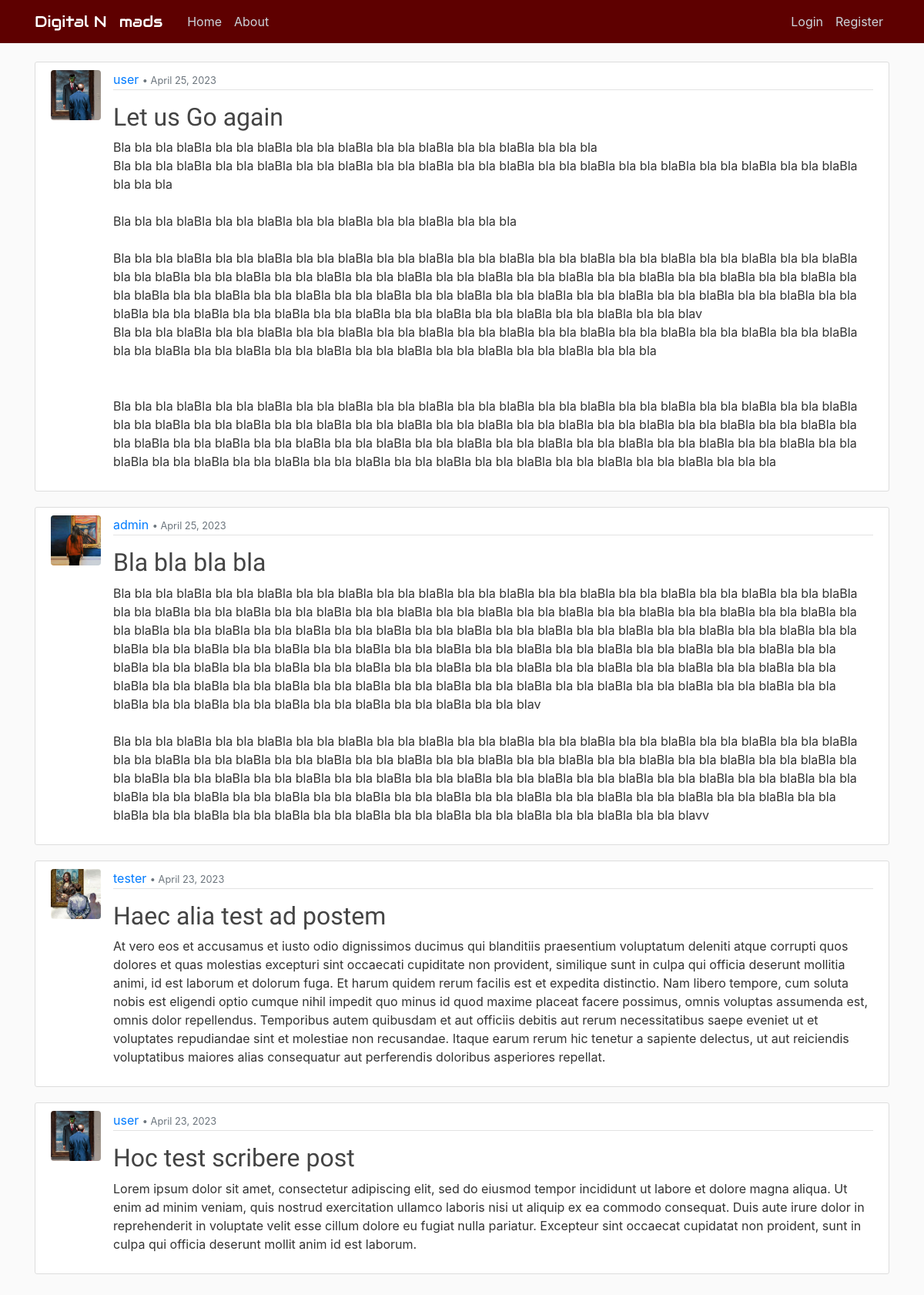
The app's page /, older data.
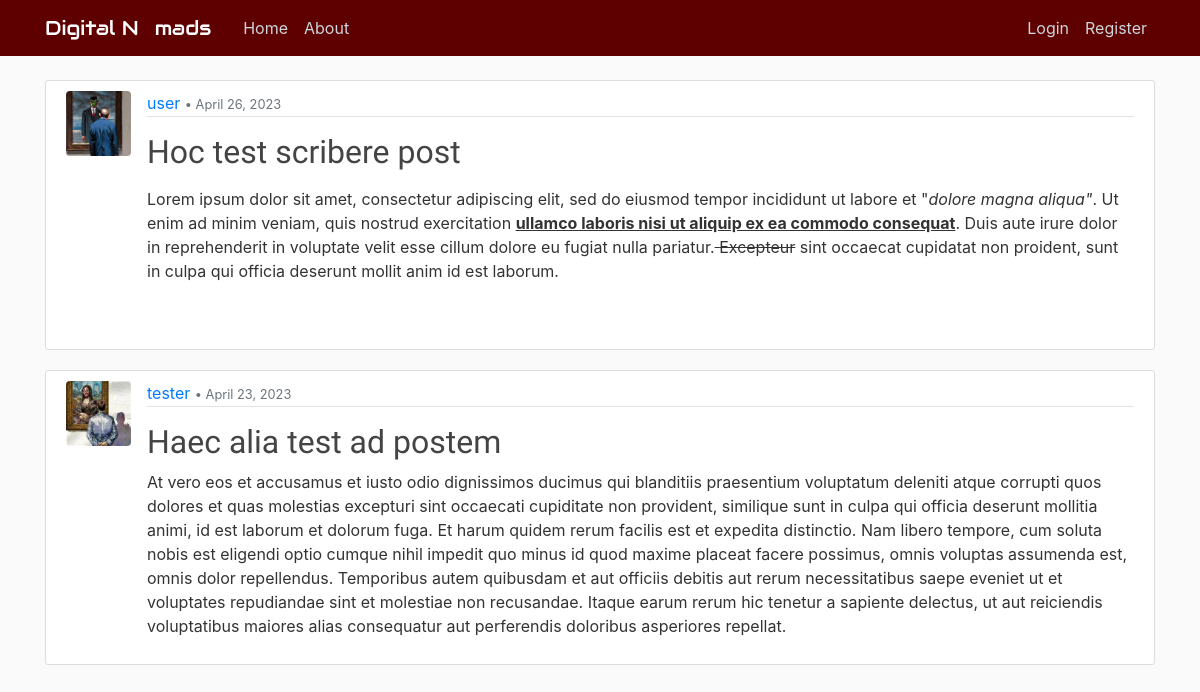
The same page, newer data.
### blog/models.py (models this page shows, shortened)
class Post(models.Model):
    title = models.CharField(max_length=150)                    # Title field for 150 characters
    content = RichTextField(blank=True, null=True)                                # Text field
    date_posted = models.DateTimeField(default=timezone.now)    # Time Stamp for the defaults Time Zone
    author = models.ForeignKey(User, on_delete=models.CASCADE)  # User if User gets delete, so are its Posts
    likes = models.ManyToManyField(User, related_name='posts')

### users/models.py (models this page shows, shortened)
class Profile(models.Model):
    user = models.OneToOneField(User, on_delete=models.CASCADE)
    image = models.ImageField(default='default.png', upload_to='profile_img')

### blog/views.py (the view)
# urls.py: path('', PostListView.as_view(), name='blog-home'),
class PostListView(ListView):
    model = Post
    template_name = 'blog/home.html'
    context_object_name = 'posts'
    ordering = ['-date_posted']
    paginate_by = 6

### blog/templates/blog/home.html (shortened to what this page needs)
{% extends "blog/base.html" %}
{% block content %}
    {% for post in posts %}
        <article class="media panels">
          <img class="rounded img-frame" src="{{ post.author.profile.image.url }}" alt="">
          <div class="media-body">
            <div class="post-panel">
              <a href="{% url 'post-user' post.author.username %}">{{ post.author }}</a>
              <small class="text-muted">• {{ post.date_posted|date:"N d, Y" }}</small>
            </div>
            <h2><a class="title" href="{% url 'post-detail' post.id %}">{{ post.title }}</a></h2>
            <p class="article-content">{{ post.content|safe }}</p>
          </div>
        </article>
    {% endfor %}
    <br>
    <br>
{% endblock %}

### blog/templates/blog/base.html (shortened to what this page needs)
{% load static %}
<!DOCTYPE html>
<html>
<head>
    <link rel="stylesheet" href="https://maxcdn.bootstrapcdn.com/bootstrap/4.0.0/css/bootstrap.min.css">
    <link rel="stylesheet" type="text/css" href="{% static '/css/style.css' %}">
</head>
<body>
    <header class="site-header">
      <nav class="navbar navbar-expand-md navbar-dark bg-steel fixed-top">
        <div class="container">
          <a class="navbar-brand mr-4 logo" href="{% url 'blog-home' %}"> Digital N<box-icon name='cog' animation='spin' color='#ffffff' size="1rem"></box-icon>mads</a>
          <div class="collapse navbar-collapse" id="navbarToggle">
            <div class="navbar-nav mr-auto">
              <a class="nav-item nav-link" href="{% url 'blog-home' %}">Home</a>
              <a class="nav-item nav-link" href="{% url 'blog-about' %}">About</a>
            </div>
            <div class="navbar-nav">
              {% if user.is_authenticated %}
                <a class="nav-item nav-link" href="{% url 'post-create' %}">Post</a>
                <a class="nav-item nav-link" href="{% url 'profile' %}">Profile</a>
                <a class="nav-item nav-link" href="{% url 'logout' %}">Logout</a>
              {% else %}
                <a class="nav-item nav-link" href="{% url 'login' %}">Login</a>
                <a class="nav-item nav-link" href="{% url 'register' %}">Register</a>
              {% endif %}
            </div>
          </div>
        </div>
      </nav>
    </header>
    <main role="main" class="container">
      <div class="row">
        <div class="col-md-12">
          {% block content %}
          {% endblock %}
        </div>
    </main>
</body>
</html>

### blog/static/css/style.css (style rules this page uses)
body { background: #fafafa; color: #333333; margin-top: 5rem; }
.panels { background: #ffffff; padding: 10px 20px; border: 1px solid #dddddd; border-radius: 3px; margin-bottom: 20px; }
.post-panel { color: #000000; padding-bottom: 1px; margin-bottom: 4px; border-bottom: 1px solid #e3e3e3 }
.logo { font-family: 'Audiowide', sans-serif; }
h1, h2, h3 { font-family: 'Staatliches'; color: #444444; margin-top: 1rem; }
.bg-steel { background-color: #5e0000; }
.site-header .navbar-nav .nav-link { color: #cbd5db; font-size: 1rem; }
a.title { color: #444444; text-decoration: none; }
.article-content { white-space: pre-line; }
.img-frame { height: 65px; width: 65px; margin-right: 16px; }

Row changes from the older to the newer data that the page shows:
removed Post: author.profile.image (placeholder picture), author "user", date_posted "April 25, 2023", title "Let us Go again", content "Bla bla bla blaBla bla bla blaBla bla bla blaBla bla bla blaBla bla bla blaBla bla bla bla Bla bla bla blaBla bla bla blaBla bla bla blaBla bla bla blaBla bla bla blaBla bla bla blaBla bla bla blaBla bla bla blaBla bla bla blaBla bla bla bla Bla bla bla blaBla bla bla blaBla bla bla blaBla bla bla blaBla bla bla bla Bla bla bla blaBla bla bla blaBla bla bla blaBla bla bla blaBla bla bla blaBla bla bla blaBla bla bla blaBla bla bla blaBla bla bla blaBla bla bla blaBla bla bla blaBla bla bla blaBla bla bla blaBla bla bla blaBla bla bla blaBla bla bla blaBla bla bla blaBla bla bla blaBla bla bla blaBla bla bla blaBla bla bla blaBla bla bla blaBla bla bla blaBla bla bla blaBla bla bla blaBla…"
removed Post: author.profile.image (placeholder picture), author "admin", date_posted "April 25, 2023", title "Bla bla bla bla", content "Bla bla bla blaBla bla bla blaBla bla bla blaBla bla bla blaBla bla bla blaBla bla bla blaBla bla bla blaBla bla bla blaBla bla bla blaBla bla bla blaBla bla bla blaBla bla bla blaBla bla bla blaBla bla bla blaBla bla bla blaBla bla bla blaBla bla bla blaBla bla bla blaBla bla bla blaBla bla bla blaBla bla bla blaBla bla bla blaBla bla bla blaBla bla bla blaBla bla bla blaBla bla bla blaBla bla bla blaBla bla bla blaBla bla bla blaBla bla bla blaBla bla bla blaBla bla bla blaBla bla bla blaBla bla bla blaBla bla bla blaBla bla bla blaBla bla bla blaBla bla bla blaBla bla bla blaBla bla bla blaBla bla bla blaBla bla bla blaBla bla bla blaBla bla bla blaBla bla bla blaBla bla bla blaBla bla…"
removed Post: author.profile.image (placeholder picture), author "user", date_posted "April 23, 2023", title "Hoc test scribere post", content "Lorem ipsum dolor sit amet, consectetur adipiscing elit, sed do eiusmod tempor incididunt ut labore et dolore magna aliqua. Ut enim ad minim veniam, quis nostrud exercitation ullamco laboris nisi ut aliquip ex ea commodo consequat. Duis aute irure dolor in reprehenderit in voluptate velit esse cillum dolore eu fugiat nulla pariatur. Excepteur sint occaecat cupidatat non proident, sunt in culpa qui officia deserunt mollit anim id est laborum."
added Post: author.profile.image (placeholder picture), author "user", date_posted "April 26, 2023", title "Hoc test scribere post", content "Lorem ipsum dolor sit amet, consectetur adipiscing elit, sed do eiusmod tempor incididunt ut labore et \" dolore magna aliqua\" . Ut enim ad minim veniam, quis nostrud exercitation ullamco laboris nisi ut aliquip ex ea commodo consequat . Duis aute irure dolor in reprehenderit in voluptate velit esse cillum dolore eu fugiat nulla pariatur. Excepteur sint occaecat cupidatat non proident, sunt in culpa qui officia deserunt mollit anim id est laborum."
